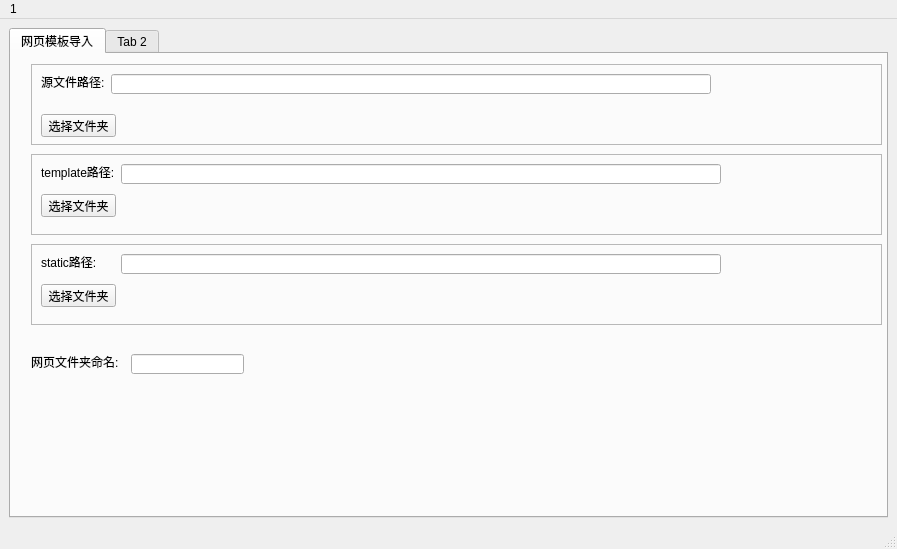
<?xml version="1.0" encoding="UTF-8"?>
<ui version="4.0">
 <class>MainWindow</class>
 <widget class="QMainWindow" name="MainWindow">
  <property name="geometry">
   <rect>
    <x>0</x>
    <y>0</y>
    <width>897</width>
    <height>549</height>
   </rect>
  </property>
  <property name="windowTitle">
   <string>MainWindow</string>
  </property>
  <property name="inputMethodHints">
   <set>Qt::ImhNone</set>
  </property>
  <widget class="QWidget" name="centralwidget">
   <layout class="QGridLayout" name="gridLayout">
    <item row="0" column="0">
     <widget class="QTabWidget" name="tabWidget_2">
      <property name="whatsThis">
       <string/>
      </property>
      <property name="accessibleName">
       <string/>
      </property>
      <property name="currentIndex">
       <number>0</number>
      </property>
      <widget class="QWidget" name="tab">
       <attribute name="title">
        <string>网页模板导入</string>
       </attribute>
       <widget class="QFrame" name="frame_4">
        <property name="geometry">
         <rect>
          <x>20</x>
          <y>10</y>
          <width>851</width>
          <height>81</height>
         </rect>
        </property>
        <property name="frameShape">
         <enum>QFrame::StyledPanel</enum>
        </property>
        <property name="frameShadow">
         <enum>QFrame::Raised</enum>
        </property>
        <widget class="QPushButton" name="source_btn">
         <property name="geometry">
          <rect>
           <x>10</x>
           <y>50</y>
           <width>75</width>
           <height>23</height>
          </rect>
         </property>
         <property name="text">
          <string>选择文件夹</string>
         </property>
         <property name="id" stdset="0">
          <number>10001</number>
         </property>
        </widget>
        <widget class="QLabel" name="label_5">
         <property name="geometry">
          <rect>
           <x>10</x>
           <y>10</y>
           <width>71</width>
           <height>16</height>
          </rect>
         </property>
         <property name="text">
          <string>源文件路径:</string>
         </property>
        </widget>
        <widget class="QLineEdit" name="source_dir">
         <property name="geometry">
          <rect>
           <x>80</x>
           <y>10</y>
           <width>600</width>
           <height>20</height>
          </rect>
         </property>
        </widget>
       </widget>
       <widget class="QFrame" name="frame_5">
        <property name="geometry">
         <rect>
          <x>20</x>
          <y>100</y>
          <width>851</width>
          <height>81</height>
         </rect>
        </property>
        <property name="frameShape">
         <enum>QFrame::StyledPanel</enum>
        </property>
        <property name="frameShadow">
         <enum>QFrame::Raised</enum>
        </property>
        <widget class="QPushButton" name="pushButton_5">
         <property name="geometry">
          <rect>
           <x>10</x>
           <y>40</y>
           <width>75</width>
           <height>23</height>
          </rect>
         </property>
         <property name="text">
          <string>选择文件夹</string>
         </property>
        </widget>
        <widget class="QLabel" name="label_6">
         <property name="geometry">
          <rect>
           <x>10</x>
           <y>10</y>
           <width>81</width>
           <height>16</height>
          </rect>
         </property>
         <property name="text">
          <string>template路径:</string>
         </property>
        </widget>
        <widget class="QLineEdit" name="template_dir">
         <property name="geometry">
          <rect>
           <x>90</x>
           <y>10</y>
           <width>600</width>
           <height>20</height>
          </rect>
         </property>
        </widget>
       </widget>
       <widget class="QLabel" name="label_7">
        <property name="geometry">
         <rect>
          <x>20</x>
          <y>300</y>
          <width>101</width>
          <height>16</height>
         </rect>
        </property>
        <property name="text">
         <string>网页文件夹命名:</string>
        </property>
       </widget>
       <widget class="QLineEdit" name="web_name">
        <property name="geometry">
         <rect>
          <x>120</x>
          <y>300</y>
          <width>113</width>
          <height>20</height>
         </rect>
        </property>
       </widget>
       <widget class="QFrame" name="frame_6">
        <property name="geometry">
         <rect>
          <x>20</x>
          <y>190</y>
          <width>851</width>
          <height>81</height>
         </rect>
        </property>
        <property name="frameShape">
         <enum>QFrame::StyledPanel</enum>
        </property>
        <property name="frameShadow">
         <enum>QFrame::Raised</enum>
        </property>
        <widget class="QPushButton" name="pushButton_6">
         <property name="geometry">
          <rect>
           <x>10</x>
           <y>40</y>
           <width>75</width>
           <height>23</height>
          </rect>
         </property>
         <property name="text">
          <string>选择文件夹</string>
         </property>
        </widget>
        <widget class="QLabel" name="label_8">
         <property name="geometry">
          <rect>
           <x>10</x>
           <y>10</y>
           <width>81</width>
           <height>16</height>
          </rect>
         </property>
         <property name="text">
          <string>static路径:</string>
         </property>
        </widget>
        <widget class="QLineEdit" name="static_dir">
         <property name="geometry">
          <rect>
           <x>90</x>
           <y>10</y>
           <width>600</width>
           <height>20</height>
          </rect>
         </property>
        </widget>
       </widget>
      </widget>
      <widget class="QWidget" name="tab_2">
       <attribute name="title">
        <string>Tab 2</string>
       </attribute>
      </widget>
     </widget>
    </item>
   </layout>
  </widget>
  <widget class="QMenuBar" name="menubar">
   <property name="geometry">
    <rect>
     <x>0</x>
     <y>0</y>
     <width>897</width>
     <height>19</height>
    </rect>
   </property>
   <widget class="QMenu" name="menu1">
    <property name="title">
     <string>1</string>
    </property>
   </widget>
   <addaction name="menu1"/>
  </widget>
  <widget class="QStatusBar" name="statusbar"/>
 </widget>
 <resources/>
 <connections>
  <connection>
   <sender>source_btn</sender>
   <signal>clicked()</signal>
   <receiver>MainWindow</receiver>
   <slot>select_dir()</slot>
   <hints>
    <hint type="sourcelabel">
     <x>80</x>
     <y>117</y>
    </hint>
    <hint type="destinationlabel">
     <x>188</x>
     <y>24</y>
    </hint>
   </hints>
  </connection>
 </connections>
 <slots>
  <slot>main_btn_click()</slot>
  <slot>Tab1_TemplateDir(QString)</slot>
  <slot>select_dir()</slot>
 </slots>
</ui>
